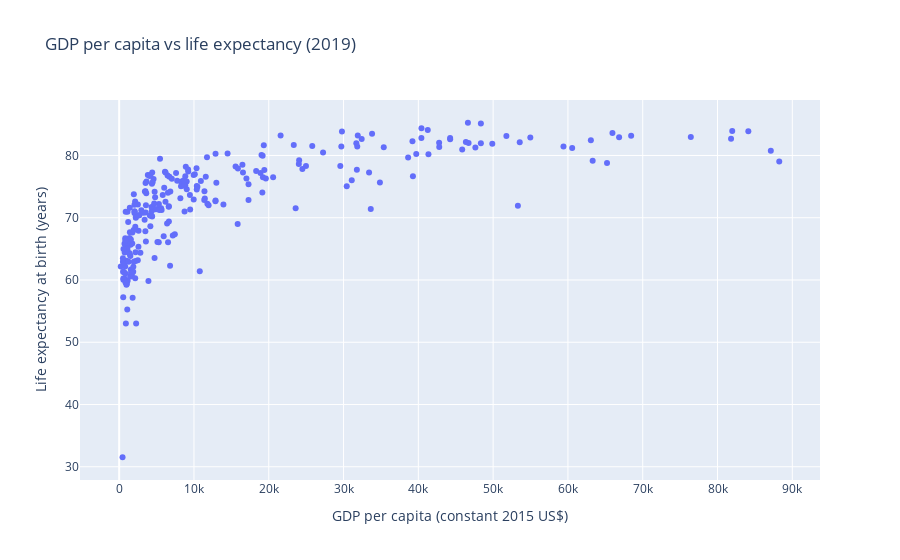

The cell this chart's notebook holds for it:
### Markdown cell above
### Step 5
**Create a scatter plot**

### Code cell
import plotly.express as px

fig = px.scatter(
    clean,
    x="gdp_per_capita",
    y="life_expectancy",
    hover_name="Country Name",
    title=f"GDP per capita vs life expectancy ({year})",
    labels={
        "gdp_per_capita": "GDP per capita (constant 2015 US$)",
        "life_expectancy": "Life expectancy at birth (years)"
    }
)

fig.show()

### Figure 1 — Plotly figure (JSON) as saved in the notebook; plotly's stock layout.template omitted (floating-point values rounded to 4 significant figures; data arrays with more than 128 entries replaced by an {"elided": "..."} marker saying what was removed)
{"data": [{"hovertemplate": "<b>%{hovertext}</b><br><br>GDP per capita (constant 2015 US$)=%{x}<br>Life expectancy at birth (years)=%{y}<extra></extra>", "hovertext": {"elided": "254 str values"}, "legendgroup": "", "marker": {"color": "#636efa", "symbol": "circle"}, "mode": "markers", "name": "", "orientation": "v", "showlegend": false, "type": "scatter", "x": {"elided": "254 float values"}, "xaxis": "x", "y": {"elided": "254 float values"}, "yaxis": "y"}], "layout": {"legend": {"tracegroupgap": 0}, "title": {"text": "GDP per capita vs life expectancy (2019)"}, "xaxis": {"anchor": "y", "domain": [0, 1], "title": {"text": "GDP per capita (constant 2015 US$)"}}, "yaxis": {"anchor": "x", "domain": [0, 1], "title": {"text": "Life expectancy at birth (years)"}}}}
